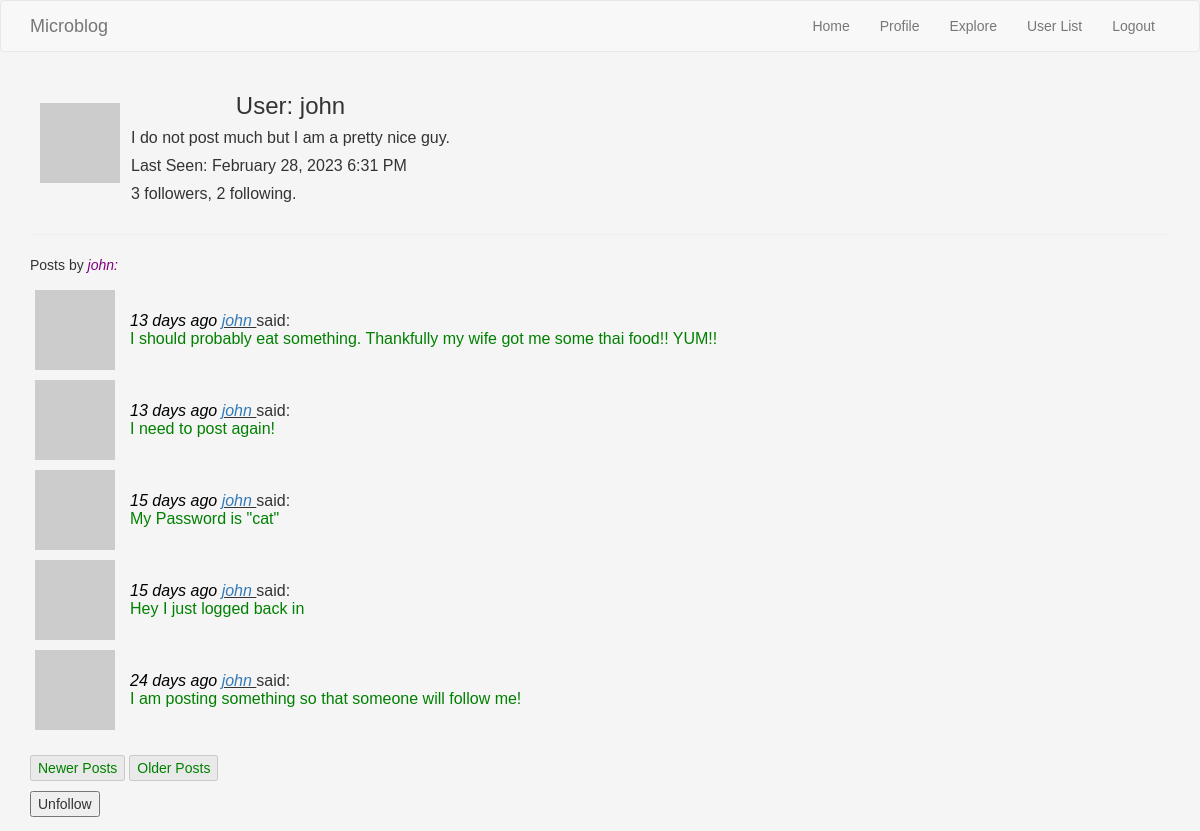
/user/john (signed in), run on the app's committed database.
### webapp/models.py (models this page shows, shortened)
class User(UserMixin, db.Model):
    id = db.Column(db.Integer, primary_key=True)
    username = db.Column(db.String(64), index=True, unique=True)
    email = db.Column(db.String(120), index=True, unique=True)
    password_hash = db.Column(db.String(128))
    posts = db.relationship('Post', backref='author', lazy='dynamic')
    about_me = db.Column(db.String(140))
    last_seen = db.Column(db.DateTime, default=datetime.utcnow)
    followed = db.relationship(
        'User', secondary=followers,
        primaryjoin=(followers.c.follower_id == id),
        secondaryjoin=(followers.c.followed_id == id),
        backref=db.backref('followers', lazy='dynamic'), lazy='dynamic')
    def is_following(self, user):
        return self.followed.filter(
            followers.c.followed_id == user.id).count() > 0
    def user_posts(self):
        own_posts = Post.query.filter_by(user_id=self.id)
        return own_posts.order_by(Post.timestamp.desc())
    def __repr__(self):
        return '<User {}>'.format(self.username)
    def avatar(self, size):
        digest = md5(self.email.lower().encode('utf-8')).hexdigest()
        return 'https://www.gravatar.com/avatar/{}?d=identicon&s={}'.format(digest, size)

class Post(db.Model):
    id = db.Column(db.Integer, primary_key=True)
    body = db.Column(db.String(140))
    timestamp = db.Column(db.DateTime, index=True, default=datetime.utcnow)
    user_id = db.Column(db.Integer, db.ForeignKey('user.id'))

### webapp/main/routes.py (the view)
@bp.route('/user/<username>')
@login_required
def user(username):
    user = User.query.filter_by(username=username).first_or_404()
    page, others, max_pages, posts = get_page_list(user=user,
                                                   others="no",
                                                   page=1)
    form = EmptyForm()
    return render_template('user.html',
                           user=user,
                           posts=posts,
                           page=page,
                           max_pages=max_pages,
                           form=form)

### webapp/main/forms.py
class EmptyForm(FlaskForm):
    submit = SubmitField('Submit')

### webapp/main/routes.py (called while the page is built)
@bp.before_request
def before_request():
    if current_user.is_authenticated:
        current_user.last_seen = datetime.utcnow()
        db.session.commit()

### webapp/models.py (called while the page is built)
@login.user_loader
def load_user(id):
    return User.query.get(int(id))

### webapp/templates/user.html (shortened to what this page needs)
{% extends "base.html" %}
{% block app_content %}
    <table>
        <tr class="userprofile">
            <td class="aboutme avatar"><img src="{{ user.avatar(128) }}" alt="User Avatar"></td>
            <td class="aboutme">
                <h3 class="aboutme">User: {{ user.username }}</h3>
                {% if user.about_me %}<p><span class="aboutme">{{ user.about_me }}</span></p>{% endif %}
                {% if user.last_seen %} <p>Last Seen: {{ moment(user.last_seen).format('LLL') }}</p>{% endif %}
            <p>{{  user.followers.count() }} followers, {{ user.followed.count() }} following.</p></td>
       </tr>
    </table>
    <hr>
    <p>Posts by <span class="blogname"> {{ user.username }}:</span></p>
    {% include '_post_table.html' %}
    <br>
    {% include '_new_old_buttons.html' %}
    {% if user == current_user %}
        <p><a href="{{ url_for('main.edit_profile') }}">Edit your profile</a></p>
        {% else %}
        <p>
            <form action="{{ url_for('main.unfollow', username=user.username) }}" method="post">
                {{ form.submit(value='Unfollow') }}
            </form>
        </p>
    {% endif %}
{% endblock %}

### webapp/templates/_post.html
<tr class="blog">
    <td class="blog"><img src="{{ post.author.avatar(36) }}" alt="Avatar"></td>
    <td class="blog">
            <span class="timestamp">{{ moment(post.timestamp).fromNow() }}</span>
        {% if current_user.username != post.author.username %}
            <span class="blog_name_ref"><a href="{{  url_for('main.user', username=post.author.username) }}"> {{ post.author.username }} </a></span>
        {% else %}
            <span class="blogname">{{ post.author.username }}</span>
        {% endif %}
        said:
        <br><span class="blogpost"> {{  post.body }}</span></td>
</tr>

### webapp/static/css/mystyle.css (style rules this page uses)
body { background-color: whitesmoke; font-family: Verdana, Arial, Helvetica, sans-serif; }
.blog { vertical-align:center }
.blogname { color: purple; font-style: italic; }
.blog_name_ref { font-style: italic; text-decoration: underline; }
tr.blog { border: inherit; }
td.blog { padding: 5px; padding-right: 10px; }
.blogpost { color:green; }
.userprofile { text-align: center; vertical-align: center; }
.aboutme { text-align: left; }
h3.aboutme { text-align: center; }
td.avatar { vertical-align: center; }
td.aboutme { padding: 10px; padding-bottom: 1px; padding-top: 1px; padding-right: 1px; }
.timestamp { color: black; font-style: italic; }

### data on the page
User: username "john", about_me "I do not post much but I am a pretty nice guy.", last_seen "February 28, 2023 6:31 PM"
Post: timestamp "13 days ago", author.username "john", body "I should probably eat something. Thankfully my wife got me some thai food!! YUM!!"
Post: timestamp "13 days ago", author.username "john", body "I need to post again!"
Post: timestamp "15 days ago", author.username "john", body "My Password is \"cat\""
Post: timestamp "15 days ago", author.username "john", body "Hey I just logged back in"
Post: timestamp "24 days ago", author.username "john", body "I am posting something so that someone will follow me!"

### other printed values
{{ user.followers.count() }} "3"
{{ user.followed.count() }} "2"
